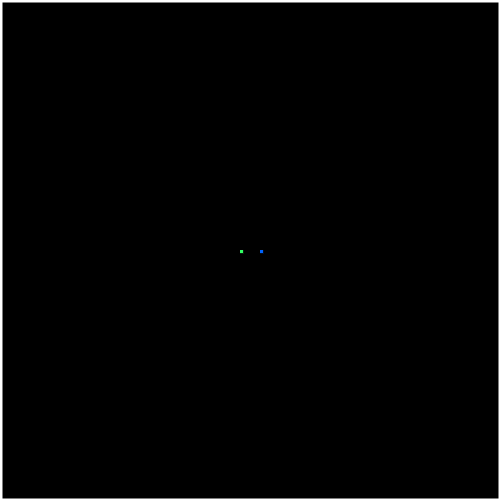
Frame 1 (no input)
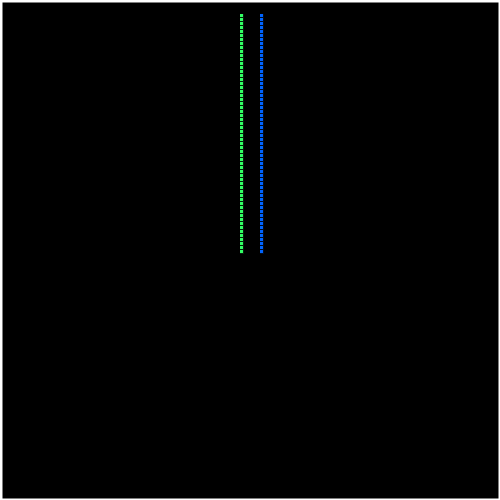
Frame 60 (the mouse pressed at the canvas centre just before this capture)
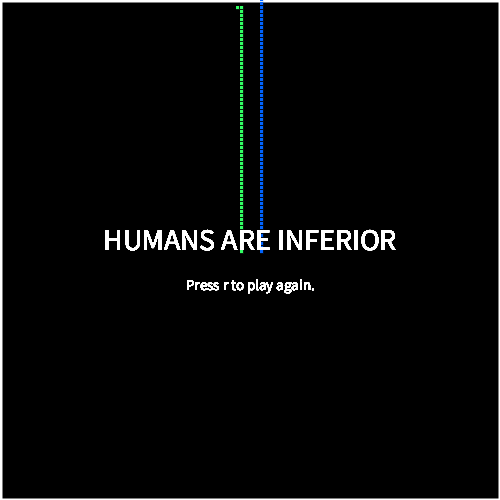
Frame 120 (the mouse held since frame 60 and released just before this capture)

The Processing sketch that drew these frames (run headless with seeded random() and noise(); from frame 60 on, the mouse is pressed at the canvas centre):

// Processing sketch: processing_78104
// ── processing_78104.pde

/* @pjs globalKeyEvents="true"; */ 
//human
int x=260;
int y=250;
int dir=UP;
//computer
int compx=240;
int compy=250;
int compdir=UP;



boolean gameover = false;
boolean compgameover = false;
void setup()
{
  size(500, 500);
  background(0);
  frameRate(30);
  noFill();
  stroke(255);
  strokeWeight(4);
  rect(0, 0, 500, 500);
}

void draw()
{
  strokeWeight(0);
  if (gameover == true)
  {
    fill(255);
    textAlign(CENTER);
    textSize(30);
    text("HUMANS ARE INFERIOR", 250, 250);
    textSize(15);
    text("Press r to play again.", 250, 290);
  }
  else computer();
  if (compgameover == true)
  {
    fill(255);
    textAlign(CENTER);
    textSize(30);
    text("YOU SURVIVED THIS TIME", 250, 250);
    textSize(15);
    text("Press r to play again.", 250, 290);
  }
  else human();
}

void keyPressed()
{
  if (key=='w')
  {
    dir=UP;
  }
  if (key=='a')
  {
    dir=LEFT;
  }
  if (key=='s')
  {
    dir=DOWN;
  }
  if (key=='d')
  {
    dir=RIGHT;
  }
  if (key=='r')
  {
    background(0);
  fill(0);
  stroke(255);
  strokeWeight(4);
  rect(0, 0, 500, 500);
  compx=240;
  compy=250;
  x=260;
  y=250;
  dir=UP;
  compdir=DOWN;
  gameover=false;
  compgameover=false;
  }
}

void human()
{
  if (get(x, y) != color(0))
  {
    gameover = true;
  }
  stroke(0, 100, 255);
  fill(0, 100, 255);
  rect(x, y, 3, 3);
  if (dir==RIGHT)
  {
    x=x+4;
  }
  if (dir==LEFT)
  {
    x=x-4;
  }
  if (dir==UP)
  {
    y=y-4;
  }
  if (dir==DOWN)
  {
    y=y+4;
  }
}

void computer()
{
  if (get(compx, compy) != color(0))
  {
    compgameover = true;
  }

  stroke(50, 255, 100);
  fill(50, 255, 100);
  rect(compx, compy, 3, 3);
  if (compdir==RIGHT)
  {
    compx=compx+4;
    if (get(compx+4, compy) != color(0))
    {
      compdir=UP;
    }
  }
  else if (compdir==LEFT)
  {
    compx=compx-4;
    if (get(compx-4, compy) != color(0))
    {
      compdir=DOWN;
    }
  }
  else if (compdir==UP)
  {
    compy=compy-4;
    if (get(compx, compy-4) != color(0))
    {
      compdir=LEFT;
    }
  }
  else if (compdir==DOWN)
  {
    compy=compy+4;
    if (get(compx, compy+4) != color(0))
    {
      compdir=RIGHT;
    }
  }
}
